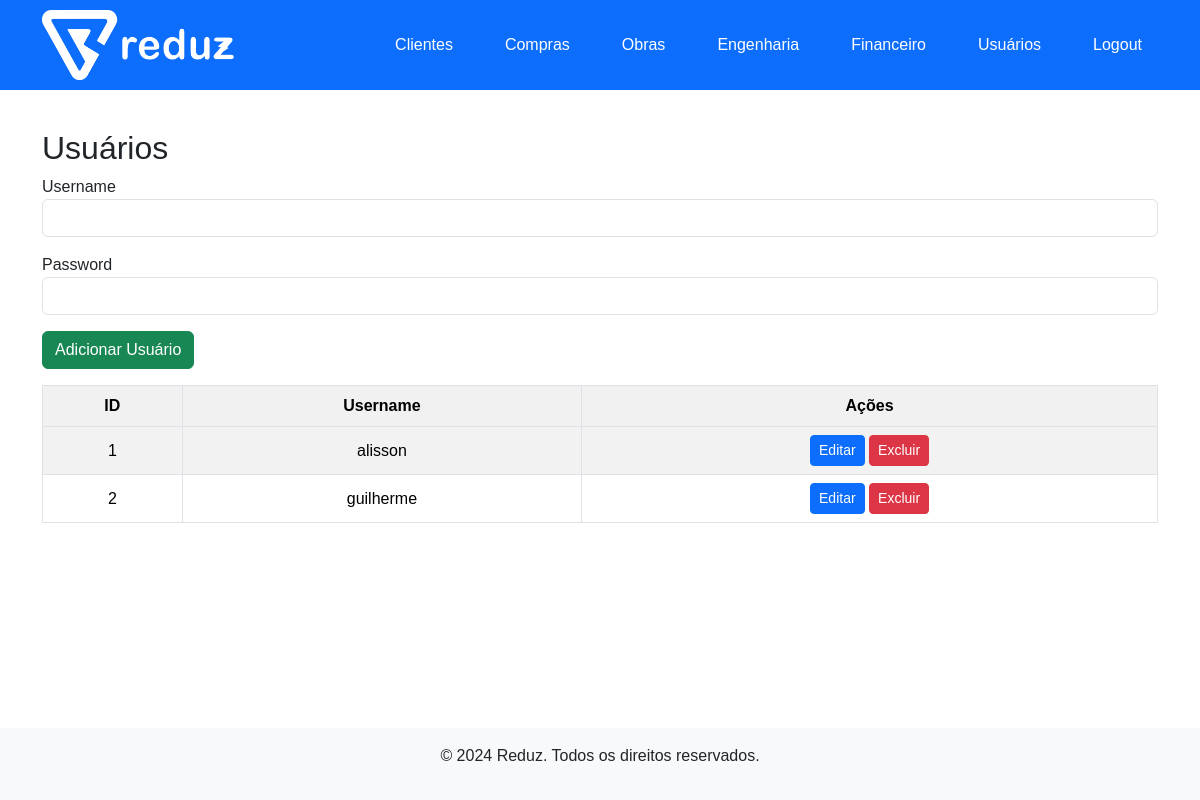
/usuarios (signed in), run on the app's committed database.
### app.py (models this page shows)
class User(db.Model):
    id = db.Column(db.Integer, primary_key=True)
    username = db.Column(db.String(100), unique=True, nullable=False)
    password = db.Column(db.String(200), nullable=False)

### app.py (the view, shortened to what this page needs)
@app.route('/usuarios', methods=['GET', 'POST'])
def usuarios():
    if 'user_id' not in session:
        return redirect(url_for('login'))
    users = User.query.all()
    return render_template('usuarios.html', users=users)

### app.py (called while the page is built)
@app.before_request
def before_request():
    if not User.query.filter_by(username='alisson').first():
        db.session.add(User(username='alisson', password=generate_password_hash('123456', method='sha256')))
    if not User.query.filter_by(username='guilherme').first():
        db.session.add(User(username='guilherme', password=generate_password_hash('123456', method='sha256')))
    db.session.commit()

### templates/usuarios.html
{% extends "base.html" %}
{% block content %}
<div class="container">
  <h2>Usuários</h2>
  <form method="POST" class="form-inline mb-3">
    <div class="form-group mr-2">
      <label for="username" class="mr-2">Username</label>
      <input type="text" class="form-control" name="username" required>
    </div>
    <div class="form-group mr-2">
      <label for="password" class="mr-2">Password</label>
      <input type="password" class="form-control" name="password" required>
    </div>
    <button type="submit" class="btn btn-success">Adicionar Usuário</button>
  </form>
  <div class="table-responsive">
    <table class="table table-striped table-bordered">
      <thead class="thead-light">
        <tr>
          <th>ID</th>
          <th>Username</th>
          <th>Ações</th>
        </tr>
      </thead>
      <tbody>
        {% for user in users %}
        <tr>
          <td>{{ user.id }}</td>
          <td>{{ user.username }}</td>
          <td class="text-nowrap">
            <a href="{{ url_for('editar_usuario', id=user.id) }}" class="btn btn-primary btn-sm">Editar</a>
            <form action="{{ url_for('excluir_usuario', id=user.id) }}" method="POST" style="display:inline;">
              <button type="submit" class="btn btn-danger btn-sm">Excluir</button>
            </form>
          </td>
        </tr>
        {% endfor %}
      </tbody>
    </table>
  </div>
</div>
{% endblock %}

### static/css/style.css (style rules this page uses)
body { font-family: Arial, sans-serif; display: flex; flex-direction: column; min-height: 100vh; }
.table td, .table th { vertical-align: middle; text-align: center; }
.table-responsive { overflow-x: auto; }
.table { table-layout: auto; width: 100%; }
.table th, .table td { white-space: nowrap; text-overflow: ellipsis; overflow: hidden; word-wrap: break-word; }
.table th { background-color: #f1f1f1; text-align: center; }
.table th, .table td { padding: 8px; text-align: center; }
.form-group { margin-bottom: 1rem; }
.form-control { display: inline-block; width: 100%; }

### data on the page
User: id "1", username "alisson"
User: id "2", username "guilherme"
